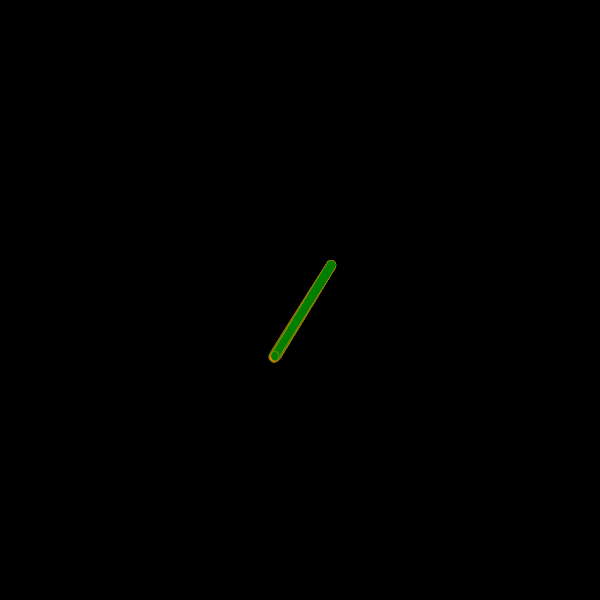
Frame 1 (no input)
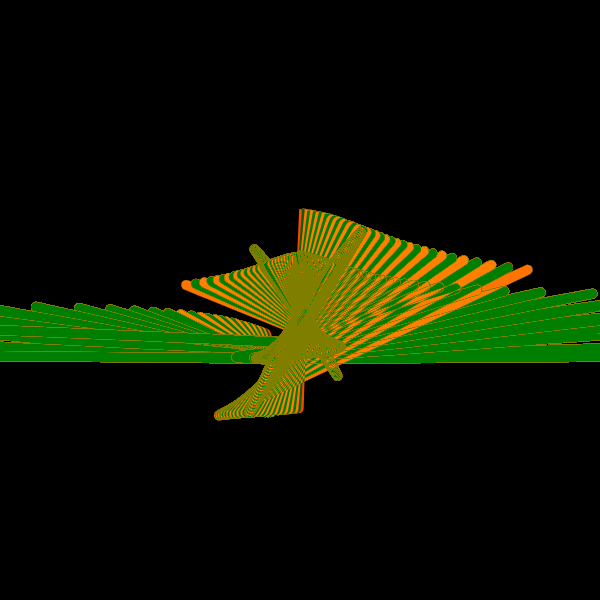
Frame 60 (no input)
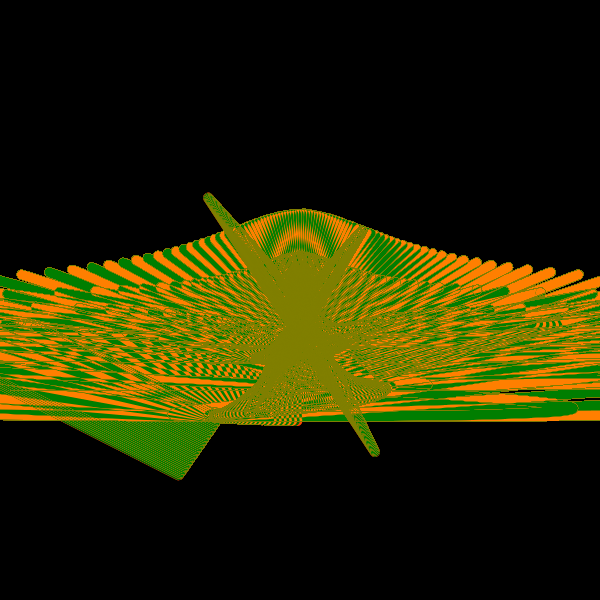
Frame 120 (the mouse pressed at the canvas centre since frame 60)

The p5.js sketch that drew these frames (run headless with seeded random() and noise() and a simulated clock; from frame 60 on, the mouse is pressed at the canvas centre):

// p5.js sketch
// ── sketch.js
//forked from: https://tylerxhobbs.com/essays/2017/aesthetically-pleasing-triangle-subdivision


let _aryObject = [];
let _tileNumT;
let _tileNumR;
let _ellipseRatio;
let _count;
let _stepR;
let _stepT;
function setup() {
  w = 600;
  var canvas;
    if(windowWidth>=600 && windowHeight >=600){
      canvas = createCanvas(600, 600);
    }
    else{
      canvas = createCanvas(windowWidth, windowHeight - 100);
    }

  var x = (windowWidth - width) / 2;
  var y = (windowHeight - height) / 2;

  canvas.position(x, y);
  background(0);
  noStroke();


// strokeJoin(MITER);
  
  _freqCount = 40;

  _count = 0;
  _ellipseRatio = 2;
  _tileNumT = 5;
  _tileNumR = 7;
  
  let shapeMode = 1;
  let layerNum = 20;
  let initT = int(random(_tileNumT));
  for (k = 1; k <= layerNum; k++) {
    let baseColor = 360 + random(720);
    _aryObject.push(new f(
      1, initT,
      color((baseColor + 180) % 360, 200, 50, 100),
      shapeMode,
      width/2/_tileNumR/layerNum*k
    ));
  }

    background(0);


}




function draw() {
  // clear();
  blendMode(EXCLUSION);
  background(0, 50);
  
  for (let i = 0; i < _aryObject.length; i++) {
    _aryObject[i].update();
    _aryObject[i].drawMe();
  }

  _count ++;
  noStroke()
  fill(255,69,0);
}

class f {
  constructor(iR, iT, myColor, shapeMode, sw) {
    this.target_iR = iR;
    this.target_iT = iT;
    this.myColor = myColor;
    this.shapeMode = shapeMode; //0 rect, 1 ellipse
    this.sw = sw *_ellipseRatio; 
    this.aryPoint = [];
  }

  setTarget() {
    _stepR = 1;
    _stepT = 1;
    this.iR = this.target_iR;
    this.iT = this.target_iT % _tileNumT;
    
    this.aryPoint.unshift([this.iR, this.iT]);

    let dir;
    if (this.iR <= _stepR) {
      dir = random(["down", "left", "right"]);
    } else if (this.iR >= _tileNumR-_stepR) {
      dir = random(["up", "left", "right"]);
    } else {
      dir = random(["up", "down", "left", "right"]);
    }

    if (dir == "up") { this.target_iR = this.iR - _stepR; }
    else if (dir == "down") { this.target_iR = this.iR + _stepR; }
    else if (dir == "left") { this.target_iT = this.iT - _stepT; }
    else if (dir == "right") { this.target_iT = this.iT + _stepT; }

    this.dR = (this.target_iR - this.iR) / (_freqCount+1);
    this.dT = (this.target_iT - this.iT) / (_freqCount+1);
  }
  
  update() {
    if (_count % _freqCount == 0) {
      this.setTarget();
    }

    if (this.target_iR == this.iR) { //dir = right or left
      this.aryPoint.unshift([this.iR, this.aryPoint[0][1] + this.dT]);
    } else if (this.target_iT == this.iT) {
      this.aryPoint.unshift([this.aryPoint[0][0] + this.dR, this.iT]);
    }

    while (this.aryPoint.length >= 40) {
      this.aryPoint.pop();
    }
  }

  drawMe() {
    stroke(255,69,0);
    strokeWeight(10)
    fill(0, 10)    
    push();
    translate(width/2, height/2);
    beginShape();
    for (let i = 0; i < this.aryPoint.length; i++) {
      curveVertex(
        width / 2 / _tileNumR * this.aryPoint[i][0] * tan(2*PI / _tileNumT * this.aryPoint[i][1]),
        width / 2 / _tileNumR * this.aryPoint[i][0] * cos(2*PI / _tileNumT * this.aryPoint[i][1]));

        curveVertex(
        width / 2 / _tileNumR * this.aryPoint[i][0] * sin(2*PI / _tileNumT * this.aryPoint[i][1]),
        width / 2 / _tileNumR * this.aryPoint[i][0] * atan(2*PI / _tileNumT * this.aryPoint[i][1]));
    }
    endShape();
    pop();
  }
}
